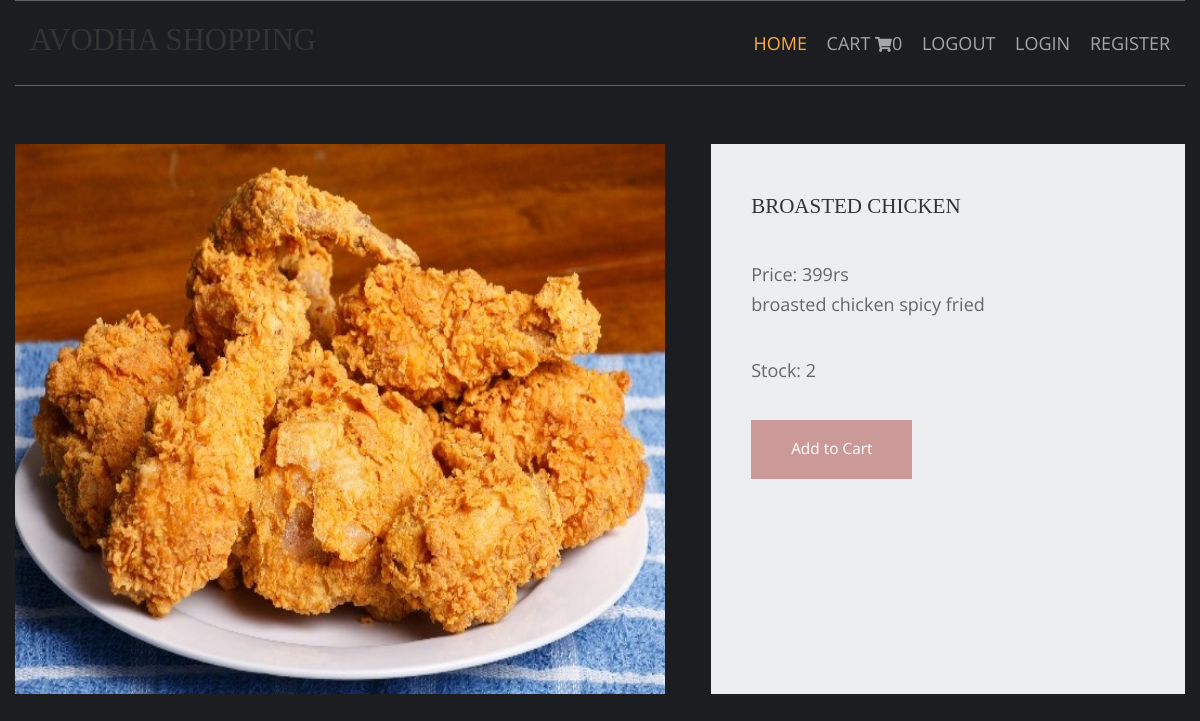
/chicken-reciepes/broasted-chicken, run on the app's committed database.
### shop/models.py (models this page shows, shortened)
class products(models.Model):
    name=models.CharField(max_length=200,unique=True)
    slug = models.SlugField(max_length=200, unique=True)
    img= models.ImageField(upload_to='product')
    desc= models.TextField()
    stock= models.IntegerField()
    available=models.BooleanField()
    price=models.IntegerField()
    category=models.ForeignKey(categ,on_delete=models.CASCADE)

### shop/views.py (the view)
# urls.py: path('<slug:c_slug>/<slug:product_slug>',views.prodDetails,name='details'),
def prodDetails(request,c_slug,product_slug):
    try:
        prod=products.objects.get(category__slug=c_slug,slug=product_slug)
    except Exception as e:
        raise e
    return render(request,'item.html',{'prod':prod})

### cart/context_processor.py (called while the page is built)
def count(request):
    item_count=0
    if 'admin' in request.path:
        return {}
    else:
        try:
            ct=cartlist.objects.filter(cart_id=c_id(request))
            cti=cartitems.objects.all().filter(cart=ct[:1])
            for c in cti:
                item_count+=c.quantity
        except cartlist.DoesNotExist:
            item_count=0
        return dict(itc=item_count)

### cart/views.py (called while the page is built)
def c_id(request):
    ct_id=request.session.session_key
    if not ct_id:
        ct_id=request.session.create()
    return ct_id

### templates/item.html (shortened to what this page needs)
{% extends 'base.html' %}
{% load static %}
{% block content %}
<!DOCTYPE html>
<html lang="en">
<head>
    <link href="{% static 'pr/fontawesome/css/all.min.css' %}" rel="stylesheet" />
    <link href="{% static 'pr/css/templatemo-comparto.css' %}" rel="stylesheet" />
</head>
<body>
  <br><br>
        <section class="tm-mb-1" id="about">
            <div class="tm-row tm-about-row">
                <div class="tm-section-1-l">
                    <img src="{{prod.img.url}}" alt="About image" style="height:550px;width:650px" class="tm-img-responsive">
                </div>
                <article class="tm-section-1-r tm-bg-color-8">
                    <h2 class="tm-mb-2 tm-title-color">{{prod.name}}</h2>
                    <p>Price: {{prod.price}}rs <br>{{prod.desc}}</p>
                    <p>Stock: {{prod.stock}}</p>
  {% if prod.stock <= 0 %}
  <h1 style="color:red">sorry...no stock left</h1>
                    {% else %}
                    <a href="{% url 'addcart' prod.id %}" class="tm-btn tm-btn-1 tm-link-to-services">Add to Cart</a>
  {% endif %}
                </article>
            </div>
        </section>
</body>
</html>
{% endblock %}

### static/hm/layout/styles/layout.css (style rules this page uses)
*, *::before, *::after { transition:all .3s ease-in-out; }
body { color:#A5A6AA; background-color:#1C1D21; }
a { color:#FBAB45; }

### static/pr/css/templatemo-comparto.css (style rules this page uses)
*, *::before, *::after { box-sizing: border-box; outline: none; }
ul, h1, h2, h3, h4, p, figure { padding: 0; margin: 0; }
body { font-family: 'Open Sans', Arial, sans-serif; font-size: 18px; overflow-x: hidden; padding-left: 15px; padding-right: 15px; margin: 0; }
h2 { font-size: 1.5rem; }
a { transition: all 0.3s ease; text-decoration: none; }
p { color: #666; line-height: 1.7; margin-bottom: 35px; }
h1, h2, h3, h4, h5, h6 { color: #333; }
.tm-mb-1 { margin-bottom: 20px; }
.tm-mb-2 { margin-bottom: 40px; }
.tm-bg-color-8 { background-color: #EDEEEF; }
.tm-img-responsive { max-width: 100%; height: auto; }
.tm-section-1-l { width: 57.85%; margin-right: 1.65%; }
.tm-section-1-r { padding: 50px 40px; width: 40.5%; }
.tm-row { display: flex; }
.tm-btn { display: inline-block; padding: 15px 40px; font-size: 1.1rem; border: none; background-color: #CC9999; color: white; }
a { color: #666; }

### static/hm/layout/styles/framework.css (style rules this page uses)
html { overflow-y:scroll; overflow-x:hidden; }
html, body { margin:0; padding:0; font-size:14px; line-height:1.6em; }
*, *::before, *::after { box-sizing:border-box; }
a { outline:none; text-decoration:none; }
img { width:auto; max-width:100%; height:auto; margin:0; padding:0; border:none; line-height:normal; vertical-align:middle; }
body, input, textarea, select { font-family:Verdana, Geneva, sans-serif; }
h1, h2, h3, h4, h5, h6, .heading { font-family:Georgia, "Times New Roman", Times, serif; }
::placeholder { opacity:1; }
h1, h2, h3, h4, h5, h6, .heading { margin:0 0 20px 0; font-size:1.4rem; line-height:normal; font-weight:normal; text-transform:uppercase; }
address, article, aside, figcaption, figure, footer, header, main, nav, section { display:block; margin:0; padding:0; }

### data on the page
products: img (picture), name "BROASTED CHICKEN", price "399", desc "broasted chicken spicy fried", stock "2"

### other printed values
{{ itc }} "0"
